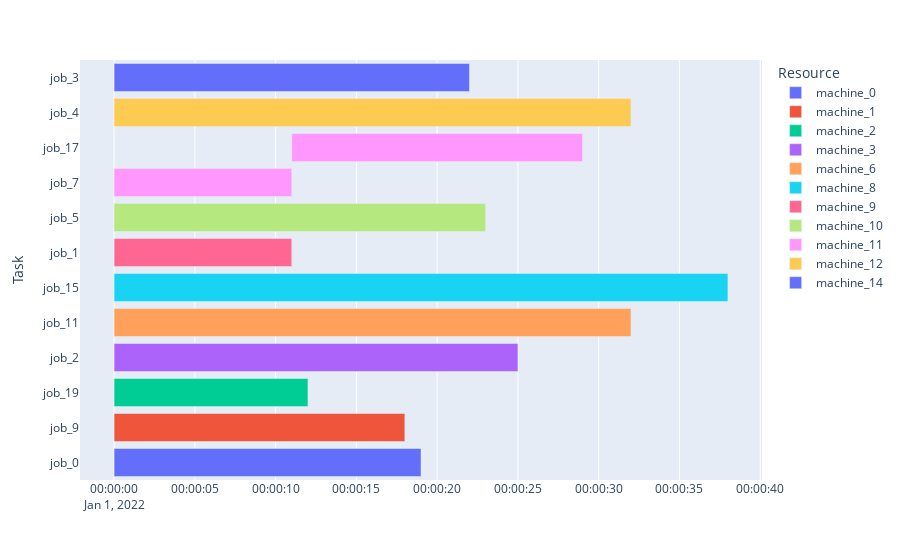

Write notebook code for a chart like this one.
### Code cell
print(env.n_machines)
print(env.n_jobs)
print(env.n_tasks)
print(env.count_finished_tasks_machine_matrix)
print(env.production_list)    
env.render()

### Figure 1 — Plotly figure (JSON) as saved in the notebook; plotly's stock layout.template omitted (floating-point values rounded to 4 significant figures)
{"data": [{"alignmentgroup": "True", "base": ["2022-01-01T00:00:00"], "hovertemplate": "Resource=machine_0<br>Start=%{base}<br>Finish=%{x}<br>Task=%{y}<extra></extra>", "legendgroup": "machine_0", "marker": {"color": "#636efa", "pattern": {"shape": ""}}, "name": "machine_0", "offsetgroup": "machine_0", "orientation": "h", "showlegend": true, "textposition": "auto", "type": "bar", "x": [19000], "xaxis": "x", "y": ["job_0"], "yaxis": "y"}, {"alignmentgroup": "True", "base": ["2022-01-01T00:00:00"], "hovertemplate": "Resource=machine_1<br>Start=%{base}<br>Finish=%{x}<br>Task=%{y}<extra></extra>", "legendgroup": "machine_1", "marker": {"color": "#EF553B", "pattern": {"shape": ""}}, "name": "machine_1", "offsetgroup": "machine_1", "orientation": "h", "showlegend": true, "textposition": "auto", "type": "bar", "x": [18000], "xaxis": "x", "y": ["job_9"], "yaxis": "y"}, {"alignmentgroup": "True", "base": ["2022-01-01T00:00:00"], "hovertemplate": "Resource=machine_2<br>Start=%{base}<br>Finish=%{x}<br>Task=%{y}<extra></extra>", "legendgroup": "machine_2", "marker": {"color": "#00cc96", "pattern": {"shape": ""}}, "name": "machine_2", "offsetgroup": "machine_2", "orientation": "h", "showlegend": true, "textposition": "auto", "type": "bar", "x": [12000], "xaxis": "x", "y": ["job_19"], "yaxis": "y"}, {"alignmentgroup": "True", "base": ["2022-01-01T00:00:00"], "hovertemplate": "Resource=machine_3<br>Start=%{base}<br>Finish=%{x}<br>Task=%{y}<extra></extra>", "legendgroup": "machine_3", "marker": {"color": "#ab63fa", "pattern": {"shape": ""}}, "name": "machine_3", "offsetgroup": "machine_3", "orientation": "h", "showlegend": true, "textposition": "auto", "type": "bar", "x": [25000], "xaxis": "x", "y": ["job_2"], "yaxis": "y"}, {"alignmentgroup": "True", "base": ["2022-01-01T00:00:00"], "hovertemplate": "Resource=machine_6<br>Start=%{base}<br>Finish=%{x}<br>Task=%{y}<extra></extra>", "legendgroup": "machine_6", "marker": {"color": "#FFA15A", "pattern": {"shape": ""}}, "name": "machine_6", "offsetgroup": "machine_6", "orientation": "h", "showlegend": true, "textposition": "auto", "type": "bar", "x": [32000], "xaxis": "x", "y": ["job_11"], "yaxis": "y"}, {"alignmentgroup": "True", "base": ["2022-01-01T00:00:00"], "hovertemplate": "Resource=machine_8<br>Start=%{base}<br>Finish=%{x}<br>Task=%{y}<extra></extra>", "legendgroup": "machine_8", "marker": {"color": "#19d3f3", "pattern": {"shape": ""}}, "name": "machine_8", "offsetgroup": "machine_8", "orientation": "h", "showlegend": true, "textposition": "auto", "type": "bar", "x": [38000], "xaxis": "x", "y": ["job_15"], "yaxis": "y"}, {"alignmentgroup": "True", "base": ["2022-01-01T00:00:00"], "hovertemplate": "Resource=machine_9<br>Start=%{base}<br>Finish=%{x}<br>Task=%{y}<extra></extra>", "legendgroup": "machine_9", "marker": {"color": "#FF6692", "pattern": {"shape": ""}}, "name": "machine_9", "offsetgroup": "machine_9", "orientation": "h", "showlegend": true, "textposition": "auto", "type": "bar", "x": [11000], "xaxis": "x", "y": ["job_1"], "yaxis": "y"}, {"alignmentgroup": "True", "base": ["2022-01-01T00:00:00"], "hovertemplate": "Resource=machine_10<br>Start=%{base}<br>Finish=%{x}<br>Task=%{y}<extra></extra>", "legendgroup": "machine_10", "marker": {"color": "#B6E880", "pattern": {"shape": ""}}, "name": "machine_10", "offsetgroup": "machine_10", "orientation": "h", "showlegend": true, "textposition": "auto", "type": "bar", "x": [23000], "xaxis": "x", "y": ["job_5"], "yaxis": "y"}, {"alignmentgroup": "True", "base": ["2022-01-01T00:00:00", "2022-01-01T00:00:11"], "hovertemplate": "Resource=machine_11<br>Start=%{base}<br>Finish=%{x}<br>Task=%{y}<extra></extra>", "legendgroup": "machine_11", "marker": {"color": "#FF97FF", "pattern": {"shape": ""}}, "name": "machine_11", "offsetgroup": "machine_11", "orientation": "h", "showlegend": true, "textposition": "auto", "type": "bar", "x": [11000, 18000], "xaxis": "x", "y": ["job_7", "job_17"], "yaxis": "y"}, {"alignmentgroup": "True", "base": ["2022-01-01T00:00:00"], "hovertemplate": "Resource=machine_12<br>Start=%{base}<br>Finish=%{x}<br>Task=%{y}<extra></extra>", "legendgroup": "machine_12", "marker": {"color": "#FECB52", "pattern": {"shape": ""}}, "name": "machine_12", "offsetgroup": "machine_12", "orientation": "h", "showlegend": true, "textposition": "auto", "type": "bar", "x": [32000], "xaxis": "x", "y": ["job_4"], "yaxis": "y"}, {"alignmentgroup": "True", "base": ["2022-01-01T00:00:00"], "hovertemplate": "Resource=machine_14<br>Start=%{base}<br>Finish=%{x}<br>Task=%{y}<extra></extra>", "legendgroup": "machine_14", "marker": {"color": "#636efa", "pattern": {"shape": ""}}, "name": "machine_14", "offsetgroup": "machine_14", "orientation": "h", "showlegend": true, "textposition": "auto", "type": "bar", "x": [22000], "xaxis": "x", "y": ["job_3"], "yaxis": "y"}], "layout": {"barmode": "overlay", "legend": {"title": {"text": "Resource"}, "tracegroupgap": 0}, "margin": {"t": 60}, "xaxis": {"anchor": "y", "domain": [0, 1], "type": "date"}, "yaxis": {"anchor": "x", "domain": [0, 1], "title": {"text": "Task"}}}}
